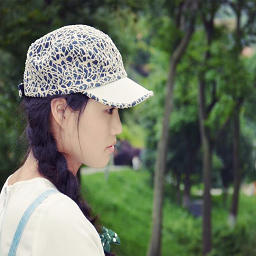
#> input picture python/Na.png, 256 x 256 px, found by its file name
$ python biaobai-05.py   (older library calls are emulated)
#> lines starting #> are read from the running program, lines starting #| are printed output that depends on the picture; after the words box and inside, x2 and y2 are one past the last pixel; in counts of white or black regions, pixels touching at a corner belong together
#encoding:utf-8
#By:Eastmount CSDN 2021-02-06
import cv2
import numpy as np
import matplotlib.pyplot as plt
import matplotlib
import math

#读取图片
img = cv2.imread('na.png')
#> img is the input picture: shape (256, 256, 3); mean B, G, R 95.2, 114.8, 104.2
src = cv2.cvtColor(img, cv2.COLOR_BGR2RGB)

#新建目标图像
dst1 = np.zeros_like(img)

#获取图像行和列
rows, cols = img.shape[:2]
#> rows = 256; cols = 256

#--------------------------------毛玻璃效果-----------------------------------
#像素点邻域内随机像素点的颜色替代当前像素点的颜色
offsets = 5
random_num = 0
for y in range(rows - offsets):
    for x in range(cols - offsets):
        random_num = np.random.randint(0,offsets)
        dst1[y,x] = src[y + random_num,x + random_num]
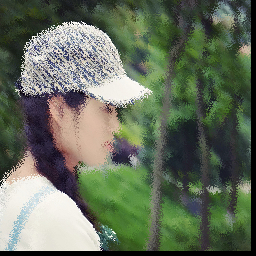
#> dst1: shape (256, 256, 3); mean R, G, B 100.7, 110.9, 92

#--------------------------------油漆特效-------------------------------------
#图像灰度处理
gray = cv2.cvtColor(img,cv2.COLOR_BGR2GRAY)

#自定义卷积核
kernel = np.array([[-1,-1,-1],[-1,10,-1],[-1,-1,-1]])

#图像浮雕效果
dst2 = cv2.filter2D(gray, -1, kernel)

#--------------------------------素描特效-------------------------------------
#高斯滤波降噪
gaussian = cv2.GaussianBlur(gray, (5,5), 0)

#Canny算子
canny = cv2.Canny(gaussian, 50, 150)
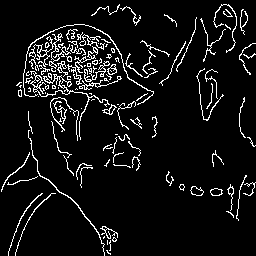
#> canny: shape (256, 256); 7.4% white in thin lines or dots

#阈值化处理
ret, dst3 = cv2.threshold(canny, 100, 255, cv2.THRESH_BINARY_INV)
#> dst3: shape (256, 256); 92.6% white; black in thin lines or dots

#--------------------------------怀旧特效-------------------------------------
#新建目标图像
dst4 = np.zeros((rows, cols, 3), dtype="uint8")

#图像怀旧特效
for i in range(rows):
    for j in range(cols):
        B = 0.272*img[i,j][2] + 0.534*img[i,j][1] + 0.131*img[i,j][0]
        G = 0.349*img[i,j][2] + 0.686*img[i,j][1] + 0.168*img[i,j][0]
        R = 0.393*img[i,j][2] + 0.769*img[i,j][1] + 0.189*img[i,j][0]
        if B>255:
            B = 255
        if G>255:
            G = 255
        if R>255:
            R = 255
        dst4[i,j] = np.uint8((B, G, R))
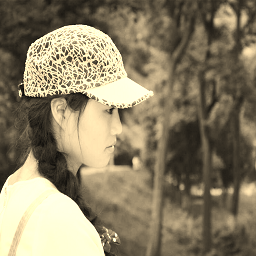
#> dst4: shape (256, 256, 3); mean B, G, R 101.6, 127.2, 138.2

#--------------------------------光照特效-------------------------------------
#设置中心点
centerX = rows / 2
#> centerX = 128
centerY = cols / 2
#> centerY = 128
print(centerX, centerY)
#| 128.0 128.0
radius = min(centerX, centerY)
#> radius = 128
print(radius)
#| 128.0

#设置光照强度
strength = 200

#新建目标图像
dst5 = np.zeros((rows, cols, 3), dtype="uint8")

#图像光照特效
for i in range(rows):
    for j in range(cols):
        #计算当前点到光照中心的距离(平面坐标系中两点之间的距离)
        distance = math.pow((centerY-j), 2) + math.pow((centerX-i), 2)
        #获取原始图像
        B =  src[i,j][0]
        G =  src[i,j][1]
        R = src[i,j][2]
        if (distance < radius * radius):
            #按照距离大小计算增强的光照值
            result = (int)(strength*( 1.0 - math.sqrt(distance) / radius ))
            B = src[i,j][0] + result
            G = src[i,j][1] + result
            R = src[i,j][2] + result
            #判断边界 防止越界
            B = min(255, max(0, B))
            G = min(255, max(0, G))
            R = min(255, max(0, R))
            dst5[i,j] = np.uint8((B, G, R))
        else:
            dst5[i,j] = np.uint8((B, G, R))
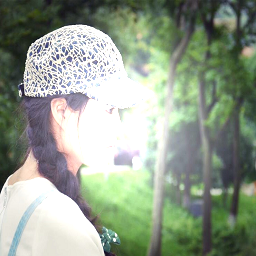
#> dst5: shape (256, 256, 3); mean R, G, B 147.2, 158.5, 141.7

#--------------------------------怀旧特效-------------------------------------
#新建目标图像
dst6 = np.zeros((rows, cols, 3), dtype="uint8")

#图像流年特效
for i in range(rows):
    for j in range(cols):
        #B通道的数值开平方乘以参数12
        B = math.sqrt(src[i,j][0]) * 12
        G =  src[i,j][1]
        R =  src[i,j][2]
        if B>255:
            B = 255
        dst6[i,j] = np.uint8((B, G, R))
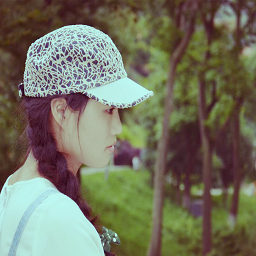
#> dst6: shape (256, 256, 3); mean R, G, B 115.6, 114.8, 95.2

#--------------------------------卡通特效-------------------------------------
#定义双边滤波的数目
num_bilateral = 7

#用高斯金字塔降低取样
img_color = src

#双边滤波处理
for i in range(num_bilateral):
    img_color = cv2.bilateralFilter(img_color, d=9, sigmaColor=9, sigmaSpace=7)

#灰度图像转换
img_gray = cv2.cvtColor(src, cv2.COLOR_RGB2GRAY)

#中值滤波处理
img_blur = cv2.medianBlur(img_gray, 7)

#边缘检测及自适应阈值化处理
img_edge = cv2.adaptiveThreshold(img_blur, 255,
                                 cv2.ADAPTIVE_THRESH_MEAN_C,
                                 cv2.THRESH_BINARY,
                                 blockSize=9,
                                 C=2)
#> img_edge: shape (256, 256); 64.5% white; 224 black regions (133 under 20 px), largest, box (x1, y1, x2, y2) and area: (0, 0, 196, 256) 6832, (151, 118, 233, 256) 3395, (202, 0, 256, 184) 2408

#转换回彩色图像
img_edge = cv2.cvtColor(img_edge, cv2.COLOR_GRAY2RGB)

#与运算
dst6 = cv2.bitwise_and(img_color, img_edge)

#--------------------------------均衡化特效-------------------------------------
#新建目标图像
dst7 = np.zeros((rows, cols, 3), dtype="uint8")

#提取三个颜色通道
(b, g, r) = cv2.split(src)

#彩色图像均衡化
bH = cv2.equalizeHist(b)
gH = cv2.equalizeHist(g)
rH = cv2.equalizeHist(r)

#合并通道
dst7 = cv2.merge((bH, gH, rH))

#--------------------------------边缘特效-------------------------------------
#高斯滤波降噪
gaussian = cv2.GaussianBlur(gray, (3,3), 0)

#Canny算子
#dst8 = cv2.Canny(gaussian, 50, 150)

# Scharr算子
x = cv2.Scharr(gaussian, cv2.CV_32F, 1, 0) #X方向
y = cv2.Scharr(gaussian, cv2.CV_32F, 0, 1) #Y方向
absX = cv2.convertScaleAbs(x)
absY = cv2.convertScaleAbs(y)
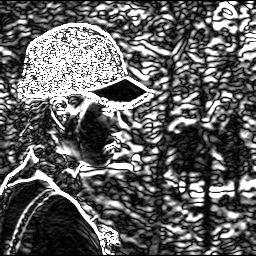
#> absY: shape (256, 256); min 0, max 255, mean 98.1
dst8 = cv2.addWeighted(absX, 0.5, absY, 0.5, 0)
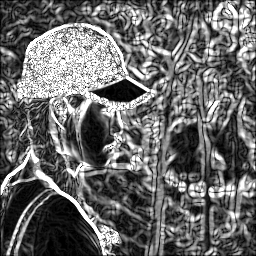
#> dst8: shape (256, 256); min 0, max 255, mean 105.5

#-----------------------------------------------------------------------------
#用来正常显示中文标签
plt.rcParams['font.sans-serif']=['SimHei']

#循环显示图形
titles = [ '原图', '毛玻璃', '浮雕', '素描', '怀旧', '光照', '卡通', '均衡化', '边缘']
images = [src, dst1, dst2, dst3, dst4, dst5, dst6, dst7, dst8]
for i in range(9):
   plt.subplot(3, 3, i+1), plt.imshow(images[i],'gray')
   plt.title(titles[i])
   plt.xticks([]),plt.yticks([])
plt.show()
#> figure, not shown here; B, G, R data is drawn as R, G, B
